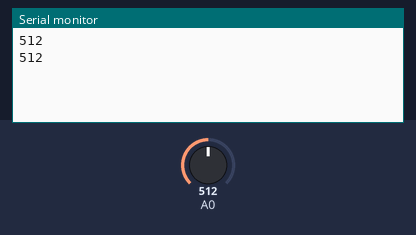
Bench run of a sketch on a simulated Arduino Uno, built with avr-gcc and run on an emulated ATmega328P. On the bench: the last lines printed to the serial monitor. The test bench sets the inputs (shaded band); at power-on: A0 = 512.

Above: at 1.8 s.
1.9 s: A0 set to 716
At 2.4 s:
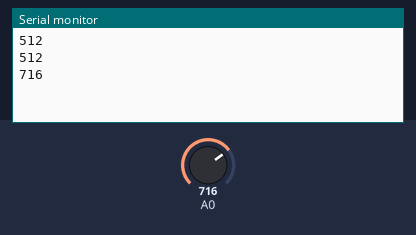
3.4 s: A0 set to 900
At 4.8 s:
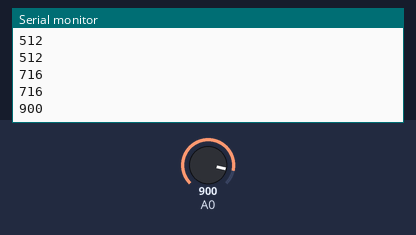
Timing chart, 0 to 6.4 s (numbered marks = the images above; inputs shaded):
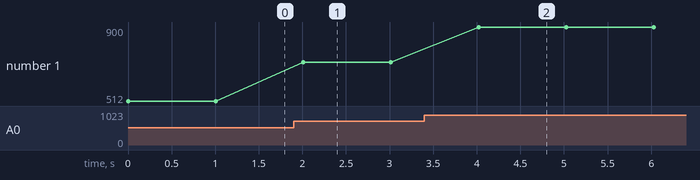

The sketch:

code_file.ino
```cpp
void setup()
{
  Serial.begin(9600);
  pinMode(0,OUTPUT);
}
void loop()
{
int c=analogRead(A0);
  Serial.println(c);

  delay(5);
  if(c<300)
  {
    digitalWrite(0,HIGH);
    delay(1000);
  }
else
{
digitalWrite(7,LOW);
   delay(1000);

}}
```

Measured:
- after the input at 1.9 s, the serial monitor: prints a new line after 0.11 s (image 1)
- after the input at 3.4 s, the serial monitor: prints a new line after 0.62 s (image 2)
- plotted number 1: 512 → 716 after the input at 1.9 s, 716 → 900 after the input at 3.4 s
